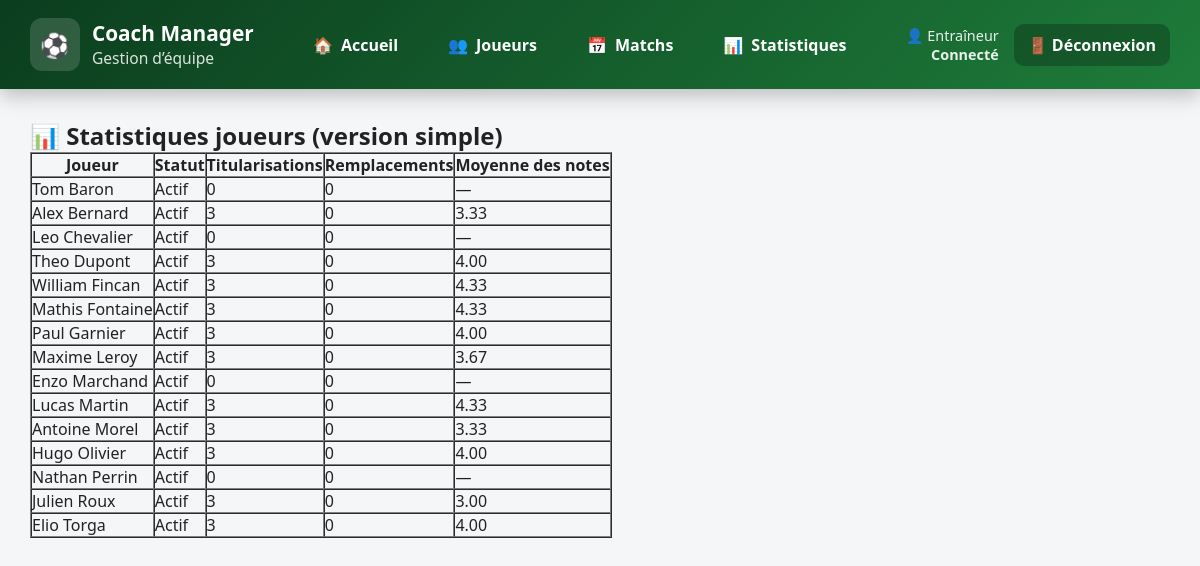
Page /stats/stats_joueurs_simple.php (signed in) on the committed database.
### tables this page shows
CREATE TABLE joueur (
    id_joueur INT AUTO_INCREMENT PRIMARY KEY,
    nom VARCHAR(50) NOT NULL,
    prenom VARCHAR(50) NOT NULL,
    num_licence VARCHAR(20) UNIQUE NOT NULL,
    date_naissance DATE,
    taille_cm INT,
    poids_kg DECIMAL(5,2),
    id_statut INT NOT NULL,
    FOREIGN KEY (id_statut) REFERENCES statut(id_statut)
);

CREATE TABLE statut (
    id_statut INT AUTO_INCREMENT PRIMARY KEY,
    code VARCHAR(10) UNIQUE NOT NULL,
    libelle VARCHAR(50) NOT NULL
);

### stats/stats_joueurs_simple.php (the view, shortened to what this page needs)
<?php
require_once __DIR__ . "/../includes/config.php";
include __DIR__ . "/../includes/header.php";
$joueurs = $gestion_sportive->query("
    SELECT j.id_joueur, j.nom, j.prenom, s.libelle AS statut
    FROM joueur j
    JOIN statut s ON j.id_statut = s.id_statut
    ORDER BY j.nom, j.prenom
")->fetchAll(PDO::FETCH_ASSOC);
?>
<h2>📊 Statistiques joueurs (version simple)</h2>
<table border="1" cellpadding="6" cellspacing="0">
<thead>
<tr>
    <th>Joueur</th>
    <th>Statut</th>
    <th>Titularisations</th>
    <th>Remplacements</th>
    <th>Moyenne des notes</th>
</tr>
</thead>
<tbody>
<?php foreach ($joueurs as $j): ?>
<?php
$id = $j["id_joueur"];
$stmt = $gestion_sportive->prepare("
    SELECT
        SUM(role = 'TITULAIRE') AS titulaires,
        SUM(role = 'REMPLACANT') AS remplacants
    FROM participation
    WHERE id_joueur = ?
");
$stmt->execute([$id]);
$roles = $stmt->fetch(PDO::FETCH_ASSOC);
$stmt = $gestion_sportive->prepare("
    SELECT ROUND(AVG(evaluation), 2)
    FROM participation
    WHERE id_joueur = ? AND evaluation IS NOT NULL
");
$stmt->execute([$id]);
$moyenne = $stmt->fetchColumn();
?>
<tr>
    <td><?= htmlspecialchars($j["prenom"] . " " . $j["nom"]) ?></td>
    <td><?= htmlspecialchars($j["statut"]) ?></td>
    <td><?= $roles["titulaires"] ?? 0 ?></td>
    <td><?= $roles["remplacants"] ?? 0 ?></td>
    <td><?= $moyenne !== null ? $moyenne : "—" ?></td>
</tr>
<?php endforeach; ?>
</tbody>
</table>
<?php include __DIR__ . "/../includes/footer.php"; ?>

### includes/header.php (style rules this page uses)
* { box-sizing: border-box; margin: 0; padding: 0; font-family: "Segoe UI", Roboto, Arial, sans-serif; }
body { background-color: #f4f6f8; color: #222; }

### rows in the picture
joueur: prenom+nom "Tom Baron", id_statut.libelle "Actif", titulaires "0", remplacants "0"
joueur: prenom+nom "Alex Bernard", id_statut.libelle "Actif", titulaires "3", remplacants "0", moyenne "3.33"
joueur: prenom+nom "Leo Chevalier", id_statut.libelle "Actif", titulaires "0", remplacants "0"
joueur: prenom+nom "Theo Dupont", id_statut.libelle "Actif", titulaires "3", remplacants "0", moyenne "4.00"
joueur: prenom+nom "William Fincan", id_statut.libelle "Actif", titulaires "3", remplacants "0", moyenne "4.33"
joueur: prenom+nom "Mathis Fontaine", id_statut.libelle "Actif", titulaires "3", remplacants "0", moyenne "4.33"
joueur: prenom+nom "Paul Garnier", id_statut.libelle "Actif", titulaires "3", remplacants "0", moyenne "4.00"
joueur: prenom+nom "Maxime Leroy", id_statut.libelle "Actif", titulaires "3", remplacants "0", moyenne "3.67"
joueur: prenom+nom "Enzo Marchand", id_statut.libelle "Actif", titulaires "0", remplacants "0"
joueur: prenom+nom "Lucas Martin", id_statut.libelle "Actif", titulaires "3", remplacants "0", moyenne "4.33"
joueur: prenom+nom "Antoine Morel", id_statut.libelle "Actif", titulaires "3", remplacants "0", moyenne "3.33"
joueur: prenom+nom "Hugo Olivier", id_statut.libelle "Actif", titulaires "3", remplacants "0", moyenne "4.00"
joueur: prenom+nom "Nathan Perrin", id_statut.libelle "Actif", titulaires "0", remplacants "0"
joueur: prenom+nom "Julien Roux", id_statut.libelle "Actif", titulaires "3", remplacants "0", moyenne "3.00"
joueur: prenom+nom "Elio Torga", id_statut.libelle "Actif", titulaires "3", remplacants "0", moyenne "4.00"
